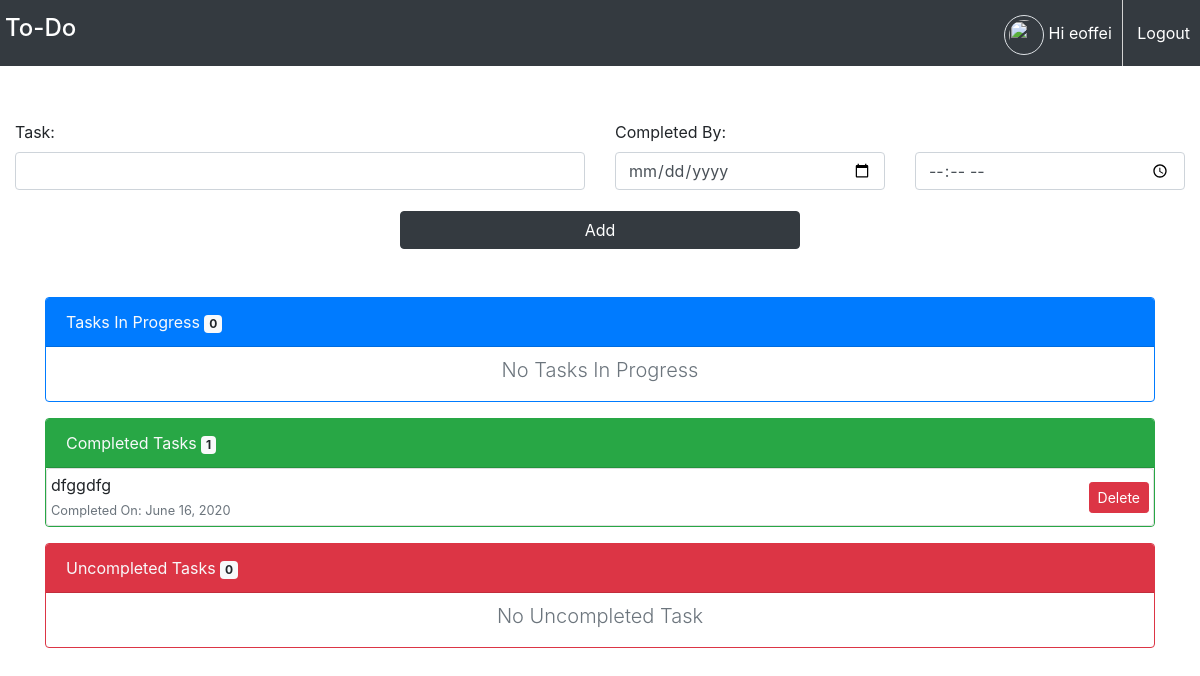
/home/ (signed in), run on an earlier commit of the app's database.
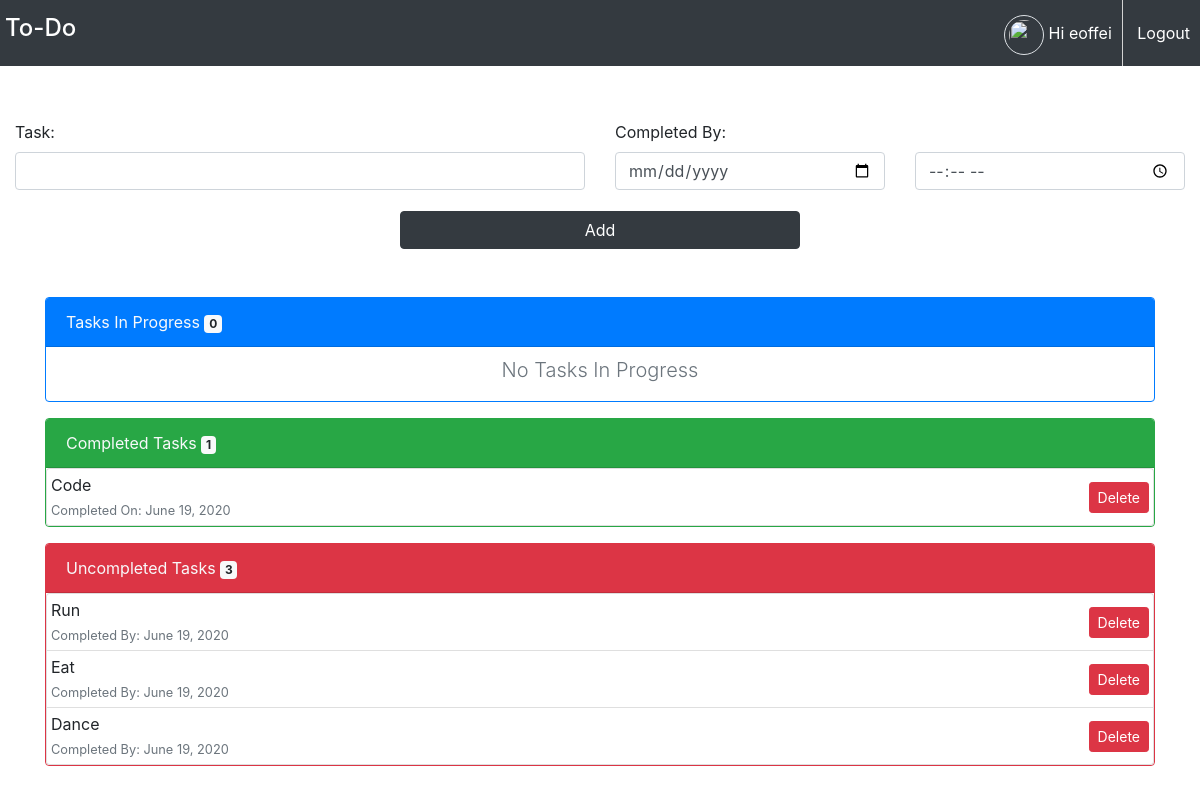
And on a later commit of the database.
### app/models.py (models this page shows, shortened)
class Task(models.Model):
	user = models.ForeignKey(User,on_delete = models.CASCADE)
	action = models.CharField(max_length = 200)
	completed_by = models.DateTimeField()
	completed_on = models.DateTimeField(null = True,default = None)
	task_completed = models.BooleanField(default = False)
	def is_uncompleted(self):
		return timezone.now() > self.completed_by

### app/views.py (the view)
# urls.py: path('home/',app_views.HomePageView.as_view(),name = 'home'),
class HomePageView(LoginRequiredMixin,generic.ListView):
	model = Task
	context_object_name = 'tasks_in_progress'
	template_name = 'app/index.html'
	def get_queryset(self,*args,**kwargs):
		return [task for task in Task.objects.filter(user = self.request.user) if not task.task_completed and not task.is_uncompleted()]
	def get_context_data(self,*args,**kwargs):
		context = super().get_context_data(*args,**kwargs)
		context['tasks_in_progress_total'] = len(context['tasks_in_progress'])
		context['completed_tasks'] = [task for task in Task.objects.filter(user = self.request.user) if task.task_completed]
		context['completed_tasks_total'] = len(context['completed_tasks'])
		context['uncompleted_tasks'] = [task for task in Task.objects.filter(user = self.request.user) if task.is_uncompleted() ]
		context['uncompleted_tasks_total'] = len(context['uncompleted_tasks'])
		return context

### app/templates/app/index.html (shortened to what this page needs)
{% extends 'app/base.html' %}
{% load static %}
{% block content %}
	<div class="container-fluid" style="margin-top:120px">
		<div class="row">
			<div class="col-sm-6">
				<div class="form-group">
					<label for="id_task">Task:</label>
					<input type="text" id="id_task" class="form-control">
				</div>
			</div>
			<div class="col-sm-6">
				<div class="form-group">
					<label for="id_date_completed">Completed By:</label>
					<div class="row">
						<div class="col-6">
							<input type="date" id="id_date" class="form-control">
						</div>
						<div class="col-6">
							<input type="time" id = 'id_time' class="form-control">
						</div>
					</div>
				</div>
			</div>
		</div>
		<div style = 'max-width:400px;margin: 5px auto;'>
			<button id="add" class="btn btn-block btn-dark">Add</button>
		</div>
	</div>
	<div class="container mt-5 mb-5">
		<div class="card border-primary">
			<div class="card-header bg-primary text-light">
				Tasks In Progress <span id="tasks-in-progress-count" class="badge badge-light">{{tasks_in_progress_total}}</span>
			</div>
			<div id="tasks-in-progress-container" class="card-body p-0">
				{% if tasks_in_progress %}
					<ul id="tasks-in-progress" class="list-group list-group-flush">
						{% for task in tasks_in_progress %}
							<li class="list-group-item p-1 d-flex justify-content-between">
								<div>
									{{task.action}}<br/>
									<span class="text-muted small">Completed By: {{task.completed_by|date:''}}</span>
								</div>
								<div class="d-flex align-items-center">
									<button id = "{{task.id}}" class = 'btn btn-sm btn-success mr-1 complete'>Complete</button>
									<button id = "{{task.id}}" class = 'btn btn-sm btn-danger delete'>Delete</button>
								</div>
							</li>
						{% endfor %}
					</ul>
				{% else %}
					<p id="no-task-in-progress" class="text-center text-muted mt-2 lead">No Tasks In Progress</p>
				{% endif %}
			</div>
		</div>
		<div class="card mt-3 border-success">
			<div class="card-header bg-success text-light">
				Completed Tasks <span id="completed-tasks-count" class="badge badge-light">{{ completed_tasks_total }}</span>
			</div>
			<div id="completed-tasks-container" class="card-body p-0">
				{% if completed_tasks %}
					<ul id="completed-tasks" class="list-group">
						{% for task in completed_tasks %}
							<li class="list-group-item p-1 d-flex justify-content-between">
								<div>
									{{task.action}}<br/>
									<span class="text-muted small">Completed On: {{task.completed_on|date:''}}</span>
								</div>
								<div class="d-flex align-items-center">
									<button id = "{{task.id}}" class = 'btn btn-sm btn-danger delete'>Delete</button>
								</div>
							</li>
						{% endfor %}
					</ul>
				{% else %}
					<p id="no-completed-task" class="text-center mt-2 text-muted lead">No Completed Tasks</p>
				{% endif %}
			</div>
		</div>
		<div class="card mt-3 border-danger">
			<div class="card-header bg-danger text-light">
				Uncompleted Tasks <span id = 'uncompleted-tasks-count' class="badge badge-light">{{ uncompleted_tasks_total }}</span>
			</div>
			<div id="uncompleted-tasks-container" class="card-body p-0">
				{% if uncompleted_tasks %}
					<ul id="uncompleted-tasks" class="list-group">
						{% for task in uncompleted_tasks %}
							<li class="list-group-item p-1 d-flex justify-content-between">
								<div>
									{{task.action}}<br/>
									<span class="text-muted small">Completed By: {{task.completed_by|date:''}}</span>
								</div>
								<div class="d-flex align-items-center">
									<button id = "{{task.id}}" class = 'btn btn-sm btn-danger delete'>Delete</button>
								</div>
							</li>
						{% endfor %}
					</ul>
				{% else %}
					<p id="no-uncompleted-task" class="text-center text-muted mt-2 lead">No Uncompleted Task</p>
				{% endif %}
			</div>
		</div>
	</div>
{% endblock %}

### app/templates/app/base.html (shortened to what this page needs)
{% load static %}
<!DOCTYPE html>
<html lang="en">
<head>
	<link rel="stylesheet" href="{% static 'app\bootstrap.min.css' %}" type="text/css"/>
</head>
<body>
	<div class="container-fluid">
		<nav class="fixed-top navbar-dark bg-dark">
			<a href="{% url 'app:home' %}"><h4>To-Do</h4></a>
			<ul>
				<li class="active">
					<a href="{% url 'user:profile' %}">
						<img style = 'width:40px;height:40px' class="rounded-circle border p-1" src="{{ user.useravatar.image.url }}" alt="">
						{% if user.is_authenticated %}
							Hi {{ user.username }}
						{% else %}
							Hi User
						{% endif %}
					</a>
				</li>
				<li>
					<a href="{% url 'user:logout' %}">Logout</a>
				</li>
			</ul>
		</nav>
	</div>
	{% block content %}
	{% endblock %}
</body>
</html>

### app/templates/app/base.html (style rules this page uses)
nav ul { margin:0; padding:0; list-style:none; }
nav a { color:white; padding: 0 5px; line-height:60px; }
nav a h4 { display:inline-block; }
nav ul { float:right; }
nav ul li { displaY:inline-block }
nav ul li a { color:white; display:block; padding:3px 10px; }
nav ul li:first-child { border-right:thin solid lightgray; }

What changed in the data, as far as the page shows it:
removed Task: action "dfggdfg", completed_on "June 16, 2020", shown under "To-Do"
added Task: action "Code", completed_on "June 19, 2020", shown under "To-Do"
added Task: action "Run", completed_by "June 19, 2020"
added Task: action "Eat", completed_by "June 19, 2020"
added Task: action "Dance", completed_by "June 19, 2020"
Also different on the page:
{{ uncompleted_tasks_total }}: "0" → "3"
text no longer shown: "No Uncompleted Task"
